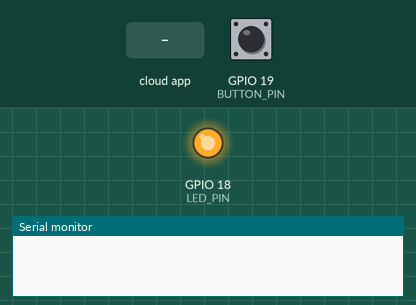
This sketch was run on a simulated ESP32. On the bench: output pins drawn as LEDs (lit = HIGH), the last lines printed to the serial monitor. The test bench sets the inputs (shaded band); at power-on: GPIO 19 (BUTTON_PIN) HIGH. WiFi joins after 1.5 s; servers stay silent unless stated.

Above: at 1.2 s.
1.3 s: the phone or cloud app sets Switch to 0
At 2.5 s:
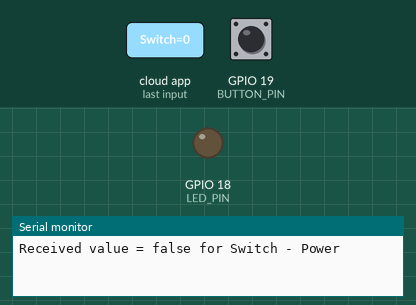
2.8 s: GPIO 19 (BUTTON_PIN) pulled LOW for 0.15 s
At 3.2 s:
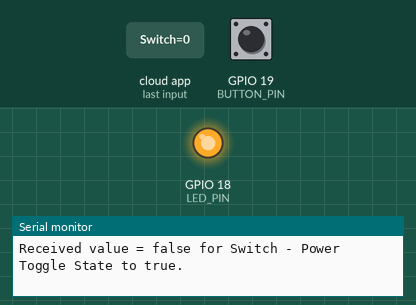
4.4 s: GPIO 19 (BUTTON_PIN) pulled LOW for 1 s
At 5.7 s:
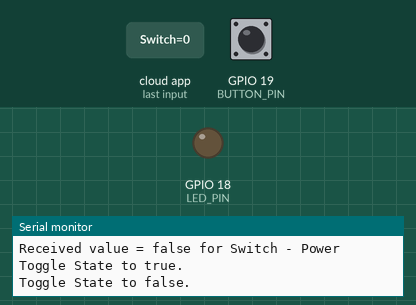
6.9 s: the phone or cloud app sets Switch to 1
At 8.0 s:
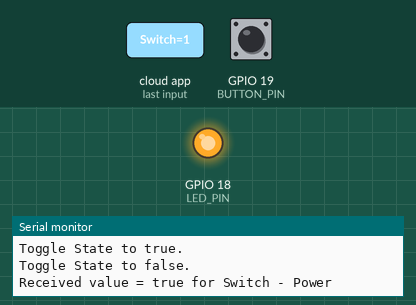
Timing chart, 0 to 9.4 s (numbered marks = the images above; inputs shaded):
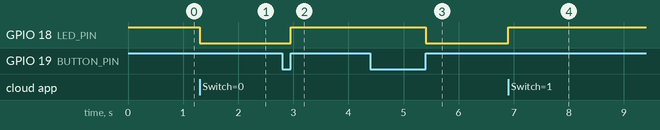

Measured:
- after the input at 1.3 s, GPIO 18 (LED_PIN): HIGH → LOW at once
- after the input at 2.8 s, GPIO 18 (LED_PIN): LOW → HIGH after 0.15 s
- after the input at 4.4 s, GPIO 18 (LED_PIN): HIGH → LOW after 1.0 s
- after the input at 6.9 s, GPIO 18 (LED_PIN): LOW → HIGH at once

The sketch:

espRainMaker.ino
```cpp
/*
  * ESP RainMaker - Switch Example
  * Adaptado por: Guilherme Fernandes
*/

#include "RMaker.h"
#include "WiFi.h"
#include "WiFiProv.h"
#include "AppInsights.h"

const char *service_name = "PROV_1234"; // Nome do serviço de provisionamento
const char *pop = "abcd1234";           // Chave de PoP (Proof of Possession)

static int LED_PIN = 18;    // Pino do LED
static int BUTTON_PIN = 19; // Pino do botão

bool switch_state = false;  // Estado do switch

static Switch *my_switch = NULL; // Dispositivo do tipo Switch

// WARNING: sysProvEvent is called from a separate FreeRTOS task (thread)!
void sysProvEvent(arduino_event_t *sys_event) {
  switch (sys_event->event_id) {
    case ARDUINO_EVENT_PROV_START:
      Serial.printf("\nProvisioning Started with name \"%s\" and PoP \"%s\" on BLE\n", service_name, pop);
      WiFiProv.printQR(service_name, pop, "ble");
      break;
    case ARDUINO_EVENT_PROV_INIT: WiFiProv.disableAutoStop(10000); break;
    case ARDUINO_EVENT_PROV_CRED_SUCCESS: WiFiProv.endProvision(); break;
    default:;
  }
}

// Funcao de callback chamada quando o dispositivo recebe um valor para o parâmetro
void write_callback(Device *device, Param *param, const param_val_t val, void *priv_data, write_ctx_t *ctx) {
  const char *device_name = device->getDeviceName();
  const char *param_name = param->getParamName();

  if (strcmp(param_name, "Power") == 0) {
    Serial.printf("Received value = %s for %s - %s\n", val.val.b ? "true" : "false", device_name, param_name);
    switch_state = val.val.b;
    (switch_state == false) ? digitalWrite(LED_PIN, LOW) : digitalWrite(LED_PIN, HIGH);
    param->updateAndReport(val);
  }
}

void setup() {
  Serial.begin(115200);
  pinMode(BUTTON_PIN, INPUT_PULLUP);
  pinMode(LED_PIN, OUTPUT);
  digitalWrite(LED_PIN, HIGH);

  Node my_node;
  my_node = RMaker.initNode("ESP RainMaker Node");

  // Initialize switch device
  my_switch = new Switch("Switch", &LED_PIN);
  if (!my_switch) {
    return;
  }
  // Standard switch device
  my_switch->addCb(write_callback);

  // Add switch device to the node
  my_node.addDevice(*my_switch);

  RMaker.enableOTA(OTA_USING_TOPICS); // This is optional

  RMaker.enableTZService();

  RMaker.enableSchedule();

  RMaker.enableScenes();

  initAppInsights(); // Enable ESP Insights.

  RMaker.enableSystemService(SYSTEM_SERV_FLAGS_ALL, 2, 2, 2);

  //WiFiProv.initProvision(NETWORK_PROV_SCHEME_BLE, NETWORK_PROV_SCHEME_HANDLER_FREE_BTDM);

  RMaker.start();

  WiFi.onEvent(sysProvEvent);  // Will call sysProvEvent() from another thread.

  WiFiProv.beginProvision(NETWORK_PROV_SCHEME_BLE, NETWORK_PROV_SCHEME_HANDLER_FREE_BTDM, NETWORK_PROV_SECURITY_1, pop, service_name);
}

void loop() {
  if (digitalRead(BUTTON_PIN) == LOW) {  // Push button pressed

    // Key debounce handling
    delay(100);
    int startTime = millis();
    while (digitalRead(BUTTON_PIN) == LOW) {
      delay(50);
    }
    int endTime = millis();

    if ((endTime - startTime) > 10000) {
      // If key pressed for more than 10secs, reset all
      Serial.printf("Reset to factory.\n");
      RMakerFactoryReset(2);
    } else if ((endTime - startTime) > 3000) {
      Serial.printf("Reset Wi-Fi.\n");
      // If key pressed for more than 3secs, but less than 10, reset Wi-Fi
      RMakerWiFiReset(2);
    } else {
      // Toggle device state
      switch_state = !switch_state;
      Serial.printf("Toggle State to %s.\n", switch_state ? "true" : "false");
      if (my_switch) {
        my_switch->updateAndReportParam(ESP_RMAKER_DEF_POWER_NAME, switch_state);
      }
      (switch_state == false) ? digitalWrite(LED_PIN, LOW) : digitalWrite(LED_PIN, HIGH);
    }
  }
  delay(100);
}
```
